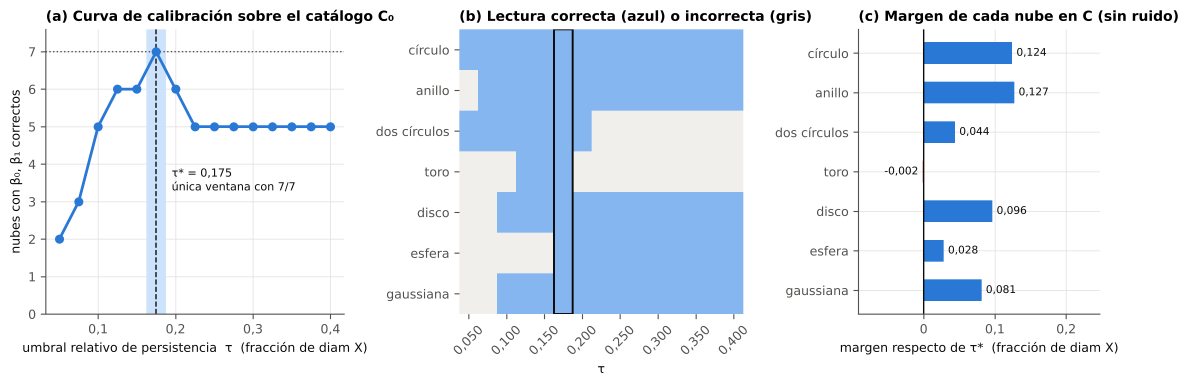
#> input picture 8.Figuras/fig5_1_calibracion.png, 3566 x 1158 px (shown at 1/3 size)
$ python comparar_figuras.py
#> lines starting #> are read from the running program, lines starting #| are printed output that depends on the picture
"""Comparación visual 8.Figuras/ vs data/figuras/replica/.

Genera un contact sheet por figura (original | réplica) en
`data/figuras/replica/comparacion/`. No calcula SSIM: las réplicas usan
matplotlib y las originales pueden tener otro render; la comparación es
visual y se apoya en `valores.csv` para los números.
"""

from __future__ import annotations

from pathlib import Path

from PIL import Image, ImageOps

ROOT = Path(__file__).resolve().parents[1]
ORIG = ROOT / "8.Figuras"
REP = ROOT / "data" / "figuras" / "replica"
OUT = REP / "comparacion"

PARES = {
    "5.1": ("fig5_1_calibracion.png", "fig5_1_calibracion.png"),
    "5.2": ("fig5_2_tda_estabilidad.png", "fig5_2_tda_estabilidad.png"),
    "5.3": ("fig5_3_cota_corregida.png", "fig5_3_cota_corregida.png"),
    "5.5": ("fig5_5_penalizacion.png", "fig5_5_penalizacion.png"),
    "5.6": ("fig5_6_malla.png", "fig5_6_malla.png"),
    "5.7": ("fig5_7_umbral.png", "fig5_7_umbral.png"),
    "5.8": ("fig5_8_rmin_falsacion.png", "fig5_8_rmin_falsacion.png"),
}


def _cargar(path: Path, alto: int = 900) -> Image.Image:
#> called with alto = 900
    im = Image.open(path).convert("RGB")
    w = int(im.width * alto / im.height)
#> w = 2771
    return im.resize((w, alto), Image.LANCZOS)


def _contacto(nombre: str, original: Path, replica: Path) -> Path:
    a = _cargar(original)
    b = _cargar(replica)
    margen = 24
    lienzo = Image.new("RGB", (a.width + b.width + margen * 3, a.height + 50), "white")
#> lienzo: PIL image 5614x950 RGB; every value is 255
    lienzo.paste(a, (margen, 50))
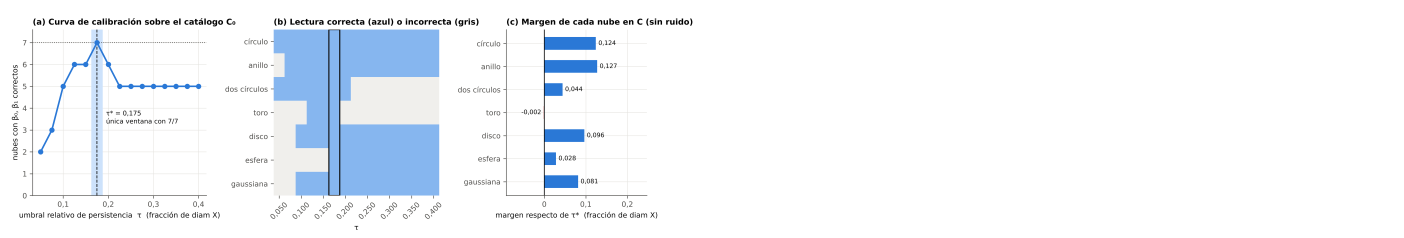
#> lienzo: PIL image 5614x950 RGB (shown at 1/4 size); mean R, G, B 242.2, 245.8, 250.1
    lienzo.paste(b, (a.width + margen * 2, 50))
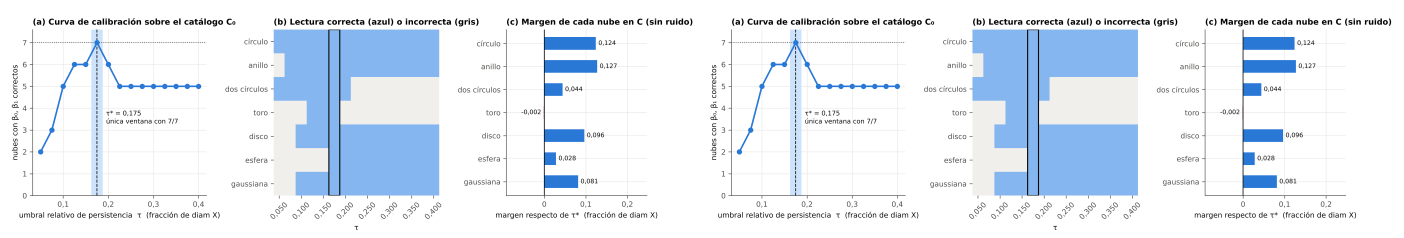
#> lienzo: PIL image 5614x950 RGB (shown at 1/4 size); mean R, G, B 229.4, 236.7, 245.1
    from PIL import ImageDraw
    d = ImageDraw.Draw(lienzo)
    d.text((margen, 15), "8.Figuras (objetivo)", fill="black")
    d.text((a.width + margen * 2, 15), "Réplica", fill="black")
    out = OUT / f"comparacion_{nombre}.png"
    lienzo.save(out)
    return out


def main() -> None:
    OUT.mkdir(parents=True, exist_ok=True)
    for fig, (orig, rep) in PARES.items():
        o, r = ORIG / orig, REP / rep
        if o.exists() and r.exists():
            print("[OK]", _contacto(fig, o, r))
#> pass 2 of the loop in main, `for fig, (orig, rep) in PARES.items():`:
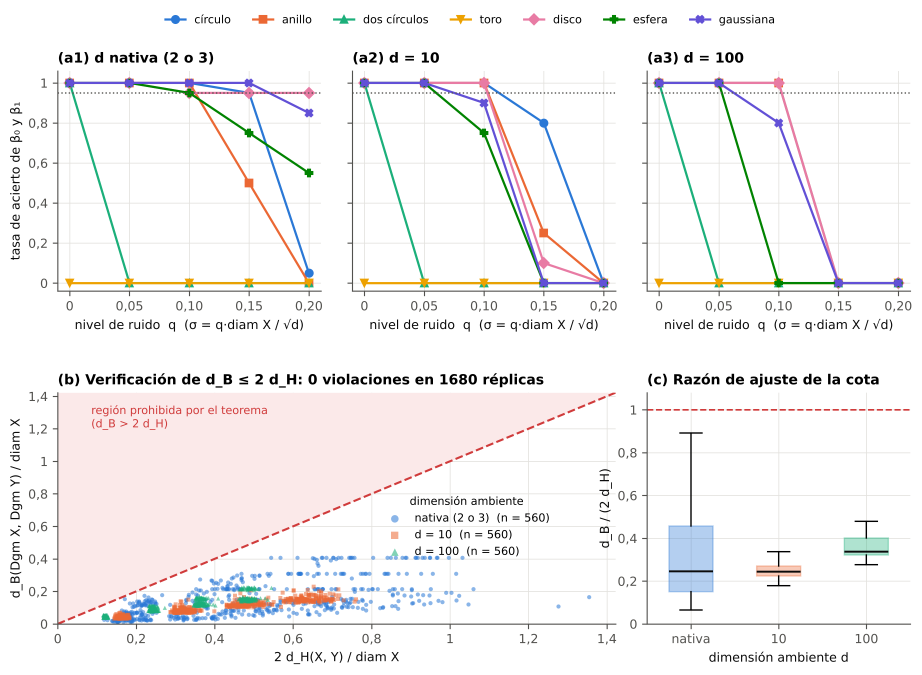
#> input picture 8.Figuras/fig5_2_tda_estabilidad.png, 2766 x 2024 px (shown at 1/3 size)
#> im: PIL image 2766x2024 RGB
#> in _cargar (call 3), `return im.resize((w, alto), Image.LANCZOS)`:
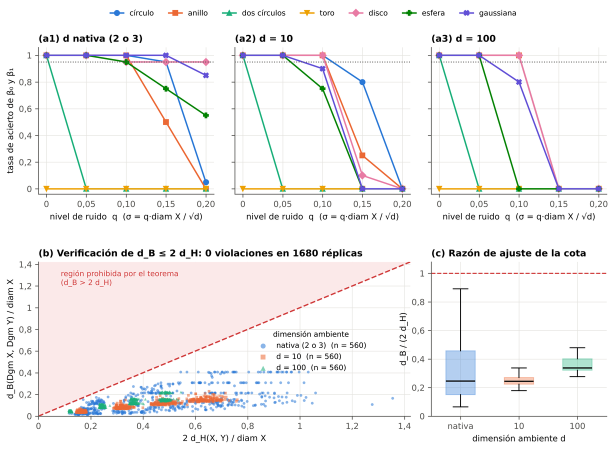
#> returned value: PIL image 1229x900 RGB (shown at 1/2 size); mean R, G, B 244, 242.1, 242.3
#> in _contacto (call 2), `lienzo.paste(b, (a.width + margen * 2, 50))`:
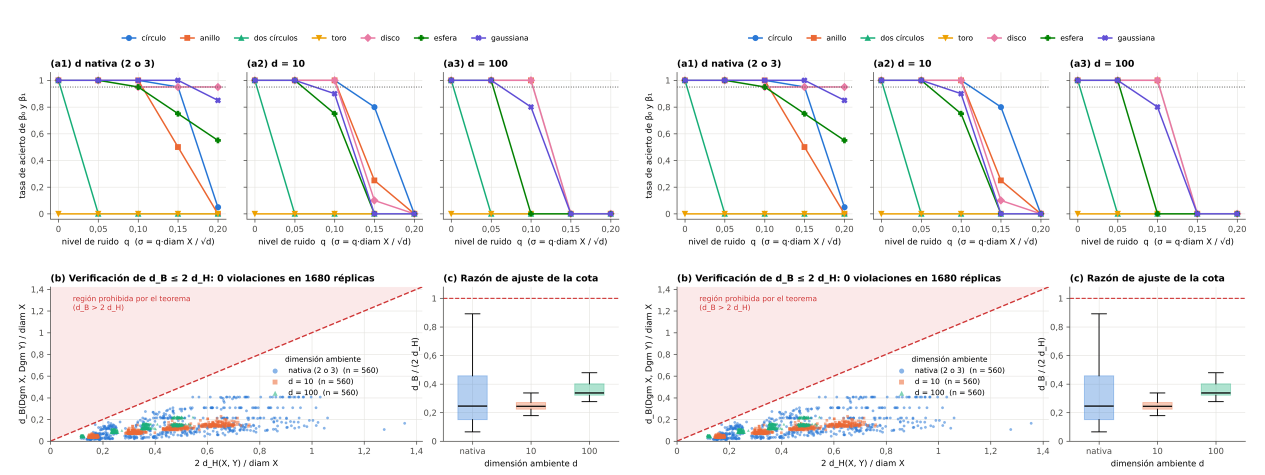
#> lienzo: PIL image 2530x950 RGB (shown at 1/2 size); mean R, G, B 244.9, 243.1, 243.3
#> pass 3 of the loop in main, `for fig, (orig, rep) in PARES.items():`:
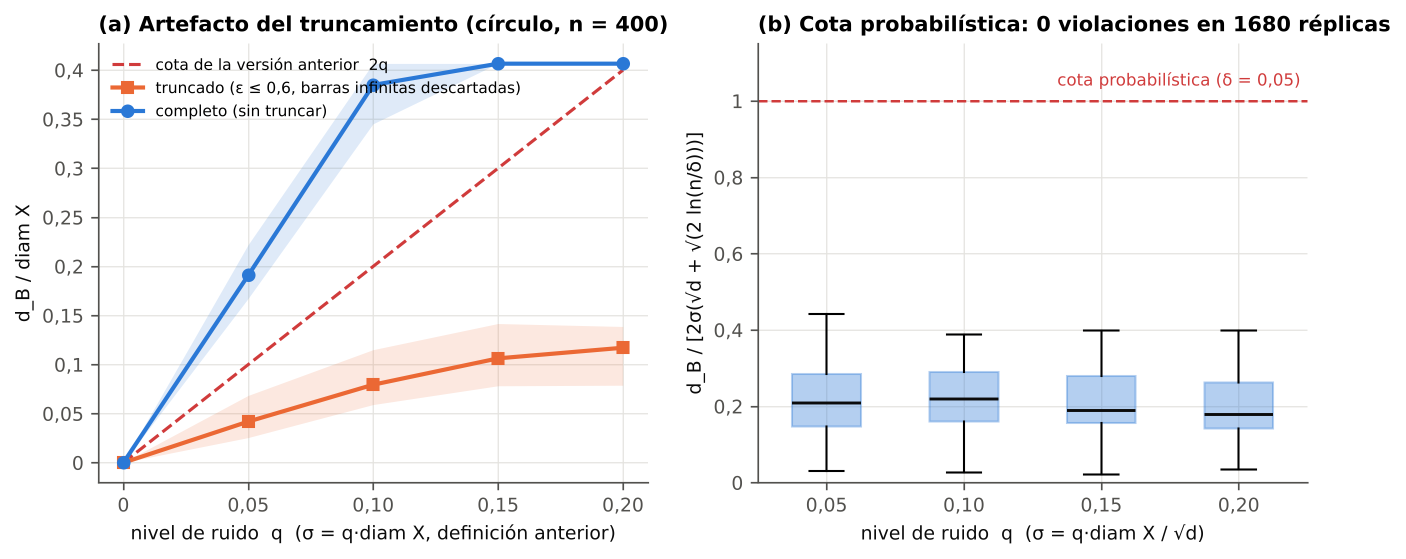
#> input picture 8.Figuras/fig5_3_cota_corregida.png, 2811 x 1118 px (shown at 1/2 size)
#> im: PIL image 2811x1118 RGB
#> in _contacto (call 3), `lienzo.paste(a, (margen, 50))`:
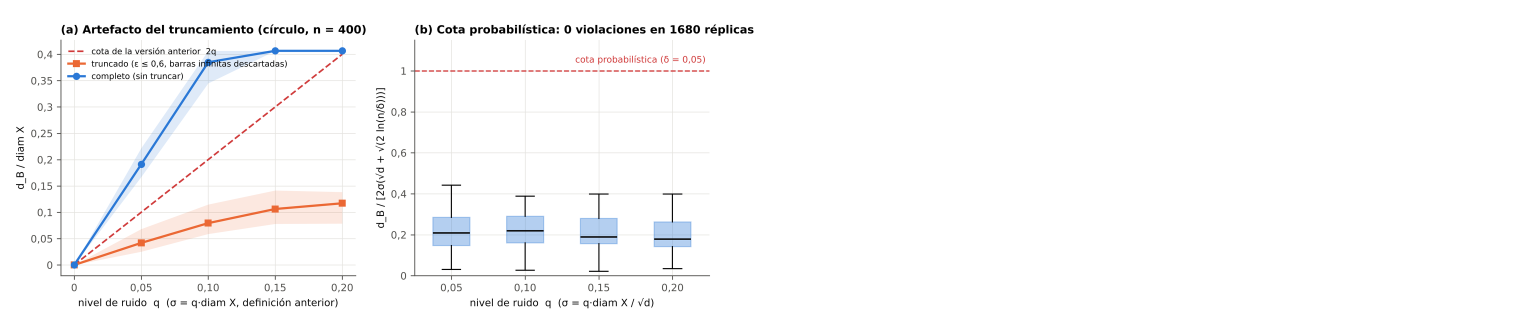
#> lienzo: PIL image 4596x950 RGB (shown at 1/3 size); mean R, G, B 250.2, 249.9, 250.3
#> in _contacto (call 3), `lienzo.paste(b, (a.width + margen * 2, 50))`:
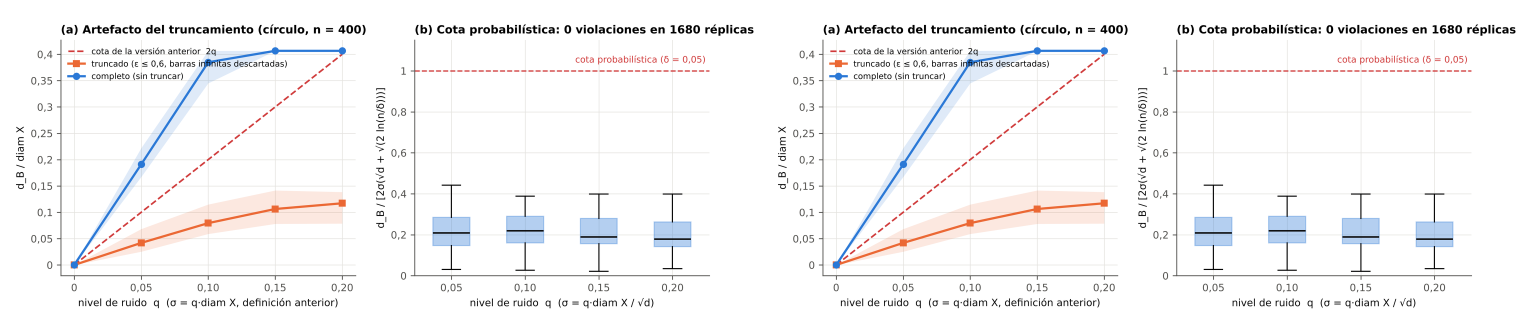
#> lienzo: PIL image 4596x950 RGB (shown at 1/3 size); mean R, G, B 245.5, 244.9, 245.6
#> the loop made 7 passes; the first 3 are shown

    # Fig. 5.4: el objetivo combina (a) diseño y (b) convergencia.
    a = REP / "fig5_4_simp_base.png"
    b = REP / "fig5_4b_convergencia.png"
    if a.exists() and b.exists():
        ia, ib = _cargar(a, 500), _cargar(b, 500)
        comp = Image.new("RGB", (ia.width + ib.width + 24, 500), "white")
        comp.paste(ia, (0, 0))
        comp.paste(ib, (ia.width + 24, 0))
        tmp = OUT / "_fig5_4_combinada.png"
        comp.save(tmp)
        print("[OK]", _contacto("5.4", ORIG / "fig5_4_simp_base.png", tmp))


if __name__ == "__main__":
    main()
